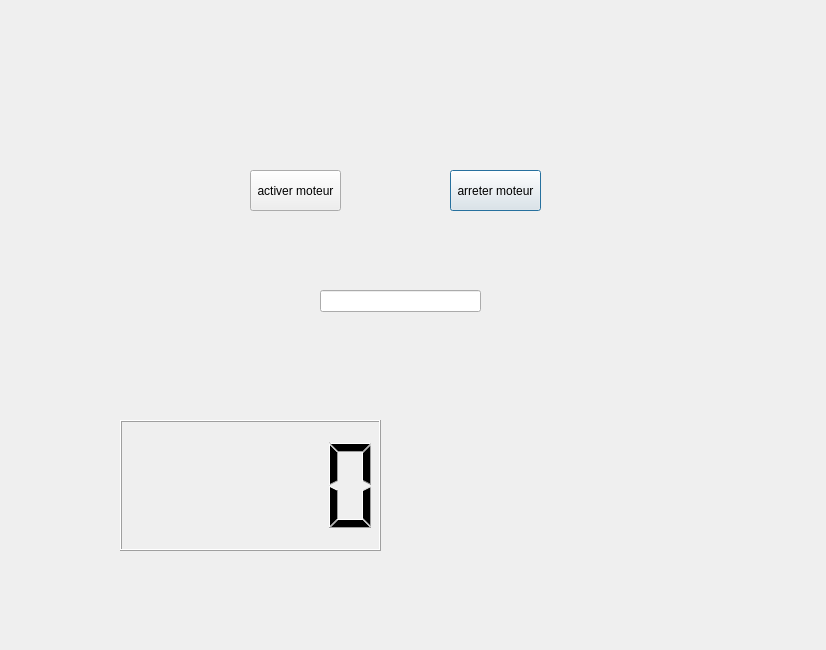
<?xml version="1.0" encoding="UTF-8"?>
<ui version="4.0">
 <class>porte</class>
 <widget class="QDialog" name="porte">
  <property name="geometry">
   <rect>
    <x>0</x>
    <y>0</y>
    <width>826</width>
    <height>650</height>
   </rect>
  </property>
  <property name="windowTitle">
   <string>Dialog</string>
  </property>
  <widget class="QPushButton" name="pushButton_OFF">
   <property name="geometry">
    <rect>
     <x>450</x>
     <y>170</y>
     <width>91</width>
     <height>41</height>
    </rect>
   </property>
   <property name="text">
    <string>arreter moteur</string>
   </property>
  </widget>
  <widget class="QPushButton" name="pushButton_ON">
   <property name="geometry">
    <rect>
     <x>250</x>
     <y>170</y>
     <width>91</width>
     <height>41</height>
    </rect>
   </property>
   <property name="text">
    <string>activer moteur</string>
   </property>
  </widget>
  <widget class="QLineEdit" name="lineEdit">
   <property name="geometry">
    <rect>
     <x>320</x>
     <y>290</y>
     <width>161</width>
     <height>22</height>
    </rect>
   </property>
   <property name="text">
    <string/>
   </property>
  </widget>
  <widget class="QLCDNumber" name="lcdNumber">
   <property name="geometry">
    <rect>
     <x>120</x>
     <y>420</y>
     <width>261</width>
     <height>131</height>
    </rect>
   </property>
  </widget>
 </widget>
 <resources/>
 <connections/>
</ui>
